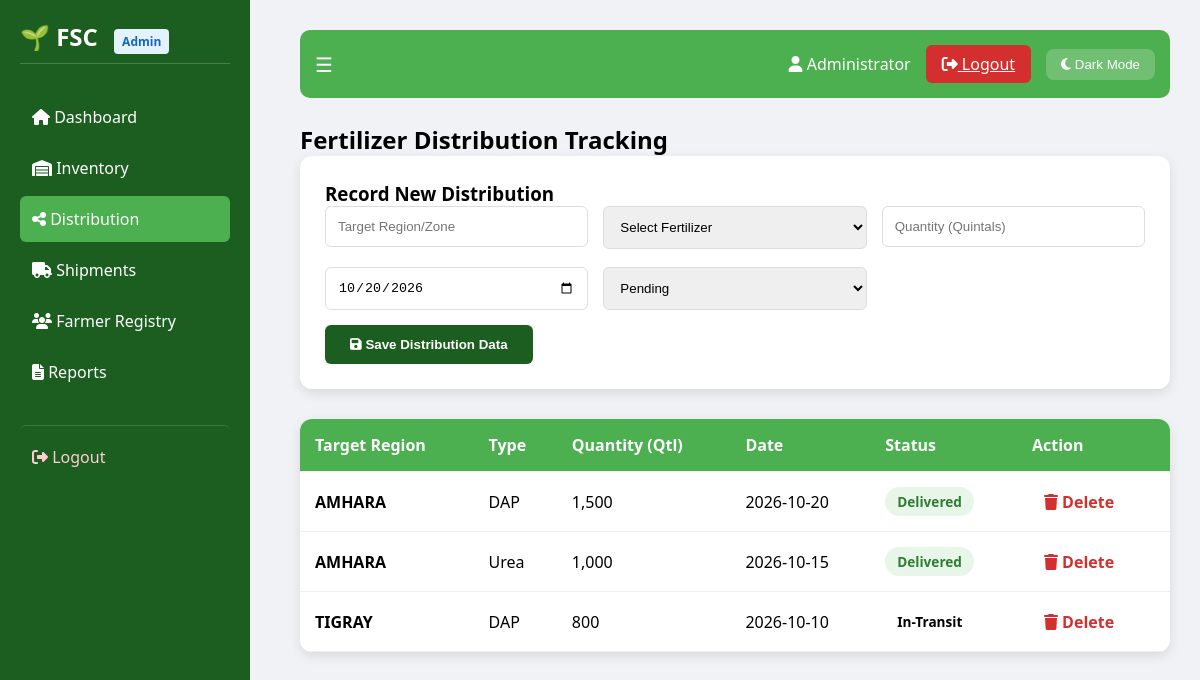
The app's page /distribution.php (signed in) with its own data.
### tables this page shows
CREATE TABLE IF NOT EXISTS distributions (
    id INT AUTO_INCREMENT PRIMARY KEY,
    region VARCHAR(100) NOT NULL,
    fertilizer_type VARCHAR(50) NOT NULL,
    quantity DECIMAL(10,2) NOT NULL,
    distribution_date DATE NOT NULL,
    status ENUM('Pending', 'Delivered', 'In-Transit', 'Leakage Alert') DEFAULT 'Pending',
    farmer_id INT NULL,
    created_at TIMESTAMP DEFAULT CURRENT_TIMESTAMP,
    FOREIGN KEY (farmer_id) REFERENCES farmers(id) ON DELETE SET NULL
);

### distribution.php (the view, shortened to what this page needs)
<?php
require_once 'db_connect.php';
$user_role = $_SESSION['role'] ?? 'Customer';
$username = $_SESSION['username'] ?? 'User';
$full_name = $_SESSION['full_name'] ?? $username;
$result = $conn->query("SELECT * FROM distributions ORDER BY distribution_date DESC");
?>
<!DOCTYPE html>
<html lang="en">
<head>
    <link rel="stylesheet" href="https://cdnjs.cloudflare.com/ajax/libs/font-awesome/6.4.0/css/all.min.css">
    <link rel="stylesheet" type="text/css" href="distribution.css">
</head>
<body class="<?php echo isset($_COOKIE['darkMode']) && $_COOKIE['darkMode'] == 'true' ? 'dark-mode' : ''; ?>">
    <div class="sidebar" id="sidebar">
        <h2>🌱 FSC <span class="role-badge"><?php echo $user_role; ?></span></h2>
        <a href="dashboard.php"><i class="fas fa-home"></i> <span>Dashboard</span></a>
        <a href="inventory.php"><i class="fas fa-warehouse"></i> <span>Inventory</span></a>
        <a href="distribution.php" class="active"><i class="fas fa-share-alt"></i> <span>Distribution</span></a>
        <a href="shipments.php"><i class="fas fa-truck"></i> <span>Shipments</span></a>
        <a href="farmer.php"><i class="fas fa-users"></i> <span>Farmer Registry</span></a>
        <a href="reports.php"><i class="fas fa-file-alt"></i> <span>Reports</span></a>
        <a href="logout.php" class="logout-link"><i class="fas fa-sign-out-alt"></i> <span>Logout</span></a>
    </div>
    <div class="main-content">
        <div class="topbar">
            <div class="toggle-btn" onclick="toggleSidebar()">☰</div>
            <div class="user-info">
                <span><i class="fas fa-user"></i> <?php echo $full_name; ?></span>
                <a href="logout.php" class="logout-btn"><i class="fas fa-sign-out-alt"></i> Logout</a>
                <button onclick="toggleMode()"><i class="fas fa-moon"></i> Dark Mode</button>
            </div>
        </div>
        <h2>Fertilizer Distribution Tracking</h2>
        <div class="form-container">
            <h3>Record New Distribution</h3>
            <form method="POST" action="distribution.php" id="distributionForm">
                <div class="form-grid">
                    <div>
                        <input type="text" name="region" placeholder="Target Region/Zone" required
                               value="<?php echo isset($_POST['region']) ? htmlspecialchars($_POST['region']) : ''; ?>"
                               pattern="[A-Za-z\s\-]+"
                               title="Only letters, spaces, and hyphens are allowed">
                    </div>
                    <div>
                        <select name="type" required>
                            <option value="">Select Fertilizer</option>
                        </select>
                    </div>
                    <div>
                        <input type="number" name="quantity" placeholder="Quantity (Quintals)"
                               min="1" step="1" required
                               value="<?php echo isset($_POST['quantity']) ? htmlspecialchars($_POST['quantity']) : ''; ?>"
                               oninput="validateQuantity(this)">
                    </div>
                    <div>
                        <input type="date" name="date" required value="<?php echo isset($_POST['date']) ? $_POST['date'] : date('Y-m-d'); ?>">
                    </div>
                    <div>
                        <select name="status">
                            <option value="Pending" <?php echo (isset($_POST['status']) && $_POST['status'] == 'Pending') ? 'selected' : ''; ?>>Pending</option>
                        </select>
                    </div>
                </div>
                <button type="submit" name="add_distribution" class="btn-submit" id="submitBtn">
                    <i class="fas fa-save"></i> Save Distribution Data
                </button>
            </form>
        </div>
        <table>
            <thead>
                <tr>
                    <th>Target Region</th>
                    <th>Type</th>
                    <th>Quantity (Qtl)</th>
                    <th>Date</th>
                    <th>Status</th>
                    <th>Action</th>
                </tr>
            </thead>
            <tbody>
                <?php if ($result && $result->num_rows > 0): ?>
                    <?php while($row = $result->fetch_assoc()): ?>
                    <tr>
                        <td><strong><?php echo htmlspecialchars($row['region']); ?></strong></td>
                        <td><?php echo $row['fertilizer_type']; ?></td>
                        <td><?php echo number_format($row['quantity']); ?></td>
                        <td><?php echo $row['distribution_date']; ?></td>
                        <td>
                            <span class="status <?php echo str_replace(' ', '', $row['status']); ?>">
                                <?php echo $row['status']; ?>
                            </span>
                        </td>
                        <td>
                            <a href="distribution.php?delete=<?php echo $row['id']; ?>"
                               class="btn-delete"
                               onclick="return confirm('Are you sure you want to delete this record?')">
                               <i class="fas fa-trash"></i> Delete
                            </a>
                        </td>
                    </tr>
                    <?php endwhile; ?>
                <?php else: ?>
                    <tr><td colspan="6" style="text-align:center; padding:30px;">No distribution records found.</td></tr>
                <?php endif; ?>
            </tbody>
        </table>
    </div>
</body>
</html>

### distribution.css (style rules this page uses)
:root { --primary: #1b5e20; --accent: #4caf50; --bg: #f0f2f5; --white: #ffffff; }
* { margin:0; padding:0; box-sizing:border-box; }
body { font-family: 'Segoe UI', Arial, sans-serif; background: var(--bg); display: flex; }
.sidebar { width: 250px; height: 100vh; background: var(--primary); padding: 20px; position: fixed; color: white; transition:0.3s; }
.sidebar h2 { margin-bottom: 30px; border-bottom: 1px solid rgba(255,255,255,0.2); padding-bottom: 10px; }
.sidebar a { display: block; color: white; padding: 12px; text-decoration: none; border-radius: 6px; margin-bottom: 5px; transition:0.3s; }
.sidebar a:hover, .active { background: var(--accent); padding-left: 20px; }
.sidebar a.logout-link { margin-top: 30px; color: #ffcdd2; border-top: 1px solid #2e7d32; padding-top: 20px; }
.main-content { margin-left: 270px; padding: 30px; width: 100%; transition:0.3s; }
.topbar { background: var(--accent); padding: 15px; color: white; border-radius: 10px; margin-bottom: 25px; display: flex; justify-content: space-between; align-items: center; }
.topbar .toggle-btn { cursor: pointer; font-size: 20px; }
.topbar .user-info { display: flex; align-items: center; gap: 15px; }
.topbar .logout-btn { background: #d32f2f; color: white; border: none; padding: 8px 16px; border-radius: 6px; cursor: pointer; }
.topbar button { padding: 8px 15px; border: none; border-radius: 8px; background: rgba(255,255,255,0.2); color: white; cursor: pointer; }
.form-container { background: white; padding: 25px; border-radius: 12px; box-shadow: 0 4px 12px rgba(0,0,0,0.1); margin-bottom: 30px; }
.form-grid { display: grid; grid-template-columns: repeat(auto-fit, minmax(200px, 1fr)); gap: 15px; }
input, select { padding: 12px; border: 1px solid #ddd; border-radius: 6px; width: 100%; }
.btn-submit { background: var(--primary); color: white; border: none; padding: 12px 25px; border-radius: 6px; cursor: pointer; font-weight: bold; margin-top: 15px; }
table { width: 100%; border-collapse: collapse; background: white; border-radius: 12px; overflow: hidden; box-shadow: 0 4px 12px rgba(0,0,0,0.1); }
th, td { padding: 15px; text-align: left; border-bottom: 1px solid #eee; }
th { background: var(--accent); color: white; }
.status { padding: 5px 12px; border-radius: 20px; font-size: 0.85rem; font-weight: bold; display: inline-block; }
.Delivered { background: #e8f5e9; color: #2e7d32; }
.btn-delete { color: #d32f2f; text-decoration: none; font-weight: bold; padding: 6px 12px; border-radius: 6px; transition:0.3s; }
.role-badge { background: #e3f2fd; color: #1565c0; padding: 4px 8px; border-radius: 4px; font-size: 0.75rem; font-weight: bold; margin-left: 10px; }

### records on screen
distributions: region "AMHARA", fertilizer_type "DAP", quantity "1,500", distribution_date "2026-10-20", status "Delivered"
distributions: region "AMHARA", fertilizer_type "Urea", quantity "1,000", distribution_date "2026-10-15", status "Delivered"
distributions: region "TIGRAY", fertilizer_type "DAP", quantity "800", distribution_date "2026-10-10", status "In-Transit"

### other values on screen
$user_role "Admin"
$full_name "Administrator"
